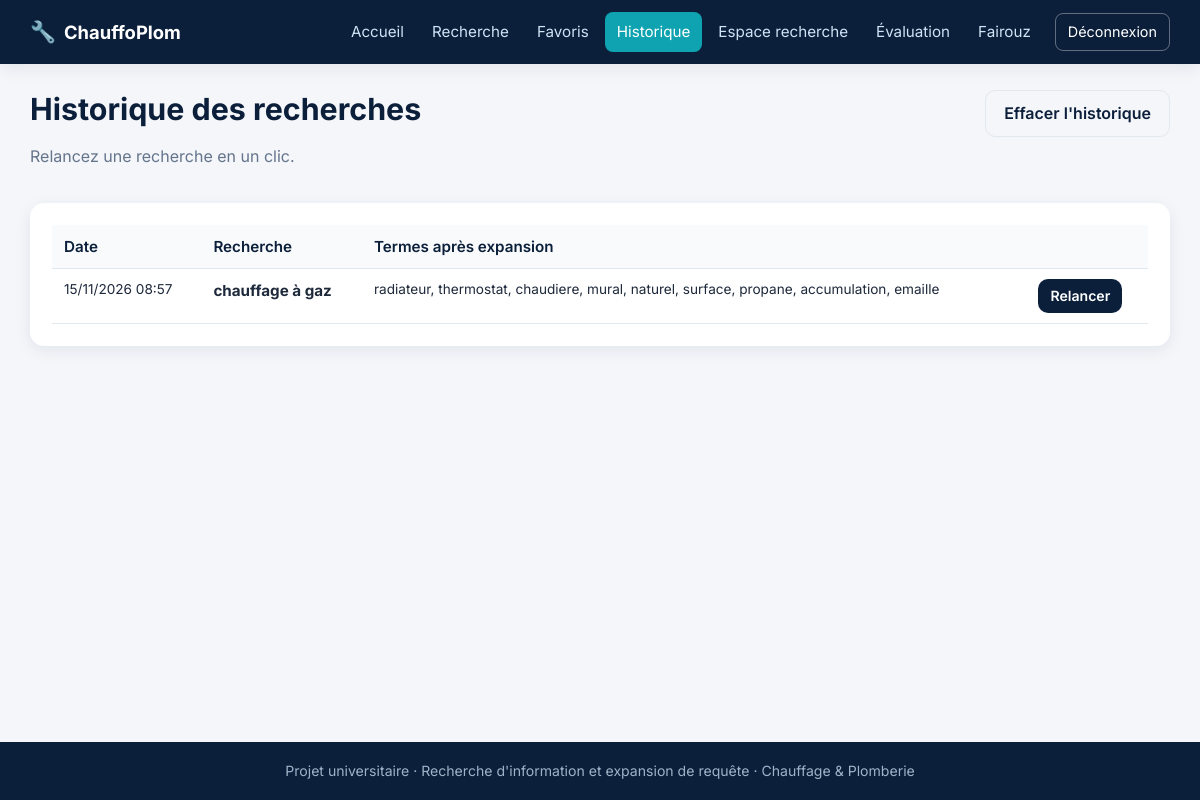
Page /history (signed in) on the earlier database version.
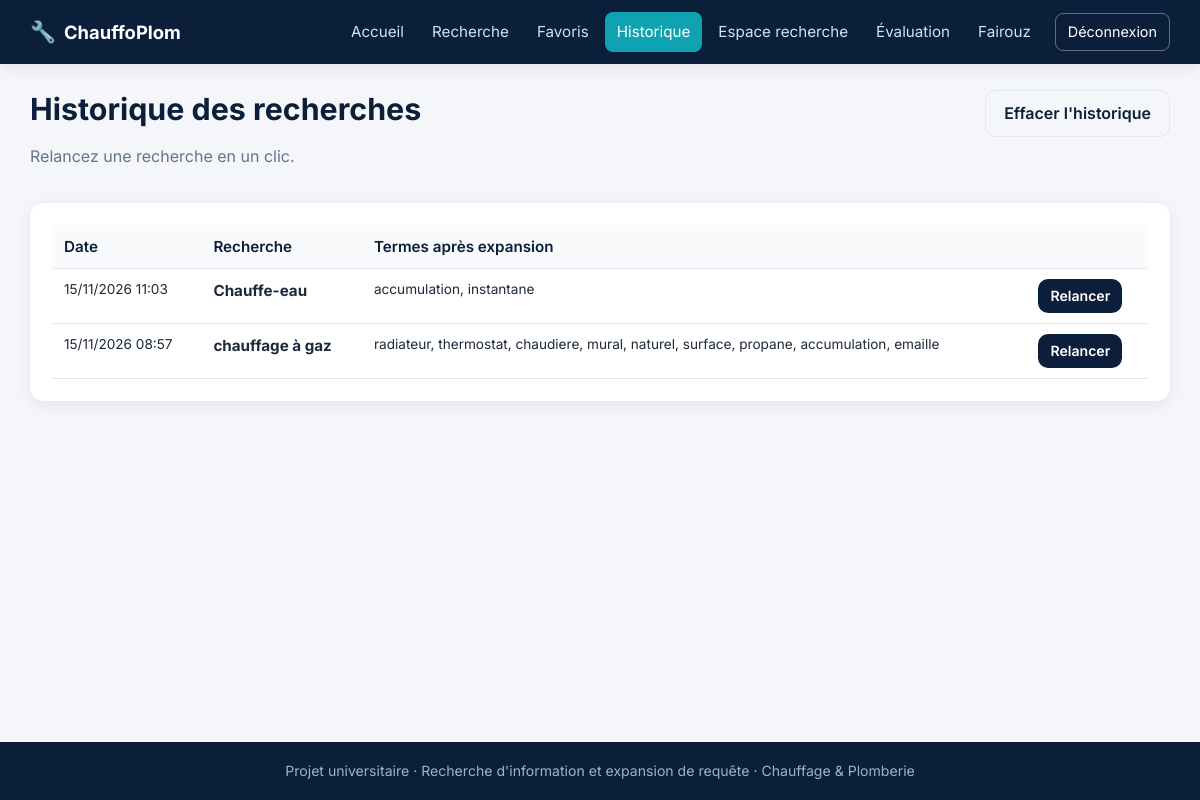
Same page on the later database version.
### database/models.py (models this page shows, shortened)
class User(db.Model):
    __tablename__ = "users"
    id = db.Column(db.Integer, primary_key=True)
    username = db.Column(db.String(80), unique=True, nullable=False)
    email = db.Column(db.String(120), unique=True, nullable=False)
    password_hash = db.Column(db.String(255), nullable=False)
    onboarding_completed = db.Column(db.Boolean, default=False, nullable=False)
    budget_max = db.Column(db.Integer, nullable=True)   # optional budget preference (DZD)
    interest_rows = db.relationship("UserInterest", backref="user",
                                    cascade="all, delete-orphan")
    favorites = db.relationship("Favorite", backref="user", cascade="all, delete-orphan")
    searches = db.relationship("SearchHistory", backref="user", cascade="all, delete-orphan",
                               order_by="SearchHistory.id")

class SearchHistory(db.Model):
    __tablename__ = "search_history"
    id = db.Column(db.Integer, primary_key=True)
    user_id = db.Column(db.Integer, db.ForeignKey("users.id"), nullable=False)
    original_query = db.Column(db.String(300), nullable=False)
    expanded_query = db.Column(db.Text, nullable=False, default="")
    created_at = db.Column(db.DateTime, nullable=False, default=datetime.now)

### routes.py (the view)
@bp.route("/history")
@login_required
def history():
    rows = SearchHistory.query.filter_by(user_id=g.user.id).order_by(SearchHistory.id.desc()).all()
    return render_template("history.html", rows=rows)

### routes.py (called while the page is built)
def login_required(view):
    @wraps(view)
    def wrapper(*args, **kwargs):
        user = db.session.get(User, session["user_id"]) if "user_id" in session else None
        if user is None:
            session.clear()
            flash("Connectez-vous pour continuer.", "info")
            return redirect(url_for("main.login"))
        if not user.onboarding_completed and request.endpoint != "main.onboarding":
            return redirect(url_for("main.onboarding"))
        g.user = user
        return view(*args, **kwargs)
    return wrapper

@bp.app_context_processor
def inject_globals():
    user = getattr(g, "user", None)
    liked = {f.product_id for f in user.favorites} if user else set()
    return {"current_user": user, "liked_ids": liked}

### templates/history.html (shortened to what this page needs)
{% extends "base.html" %}
{% block content %}
<section class="page-head page-head-row">
  <div>
    <h1>Historique des recherches</h1>
    <p class="muted">Relancez une recherche en un clic.</p>
  </div>
  {% if rows %}
  <form method="post" action="{{ url_for('main.clear_history') }}">
    <button class="btn btn-ghost" type="submit">Effacer l'historique</button>
  </form>
  {% endif %}
</section>
{% if rows %}
<div class="card table-wrap">
  <table>
    <thead><tr><th>Date</th><th>Recherche</th><th>Termes après expansion</th><th></th></tr></thead>
    <tbody>
    {% for row in rows %}
      <tr>
        <td class="small">{{ row.created_at.strftime('%d/%m/%Y %H:%M') }}</td>
        <td><strong>{{ row.original_query }}</strong></td>
        <td class="small">{{ row.expanded_query }}</td>
        <td><a class="btn btn-small" href="{{ url_for('main.repeat_search', entry_id=row.id) }}">Relancer</a></td>
      </tr>
    {% endfor %}
    </tbody>
  </table>
</div>
{% else %}
  <div class="card empty">Aucune recherche pour le moment.</div>
{% endif %}
{% endblock %}

### templates/base.html (shortened to what this page needs)
<!doctype html>
<html lang="fr">
<head>
  <link rel="stylesheet" href="{{ url_for('static', filename='css/style.css') }}">
</head>
<body>
{% if current_user %}
<header class="topbar">
  <div class="container nav-wrap">
    <a class="brand" href="{{ url_for('main.home') }}"><span class="brand-icon">🔧</span> ChauffoPlom</a>
    <nav class="nav" id="main-nav">
      <a href="{{ url_for('main.home') }}" class="{{ 'active' if request.endpoint == 'main.home' }}">Accueil</a>
      <a href="{{ url_for('main.search') }}" class="{{ 'active' if request.endpoint == 'main.search' }}">Recherche</a>
      <a href="{{ url_for('main.favorites') }}" class="{{ 'active' if request.endpoint == 'main.favorites' }}">Favoris</a>
      <a href="{{ url_for('main.history') }}" class="{{ 'active' if request.endpoint == 'main.history' }}">Historique</a>
      <a href="{{ url_for('main.research') }}" class="{{ 'active' if request.endpoint == 'main.research' }}">Espace recherche</a>
      <a href="{{ url_for('main.evaluation') }}" class="{{ 'active' if request.endpoint == 'main.evaluation' }}">Évaluation</a>
      <a href="{{ url_for('main.profile') }}" class="{{ 'active' if request.endpoint == 'main.profile' }}">{{ current_user.username }}</a>
      <form method="post" action="{{ url_for('main.logout') }}" class="logout-form">
        <button type="submit" class="btn-link">Déconnexion</button>
      </form>
    </nav>
  </div>
</header>
{% endif %}
<main class="container">
  {% block content %}{% endblock %}
</main>
<footer class="footer">
  <div class="container">Projet universitaire · Recherche d'information et expansion de requête · Chauffage & Plomberie</div>
</footer>
</body>
</html>

### static/css/style.css (style rules this page uses)
:root { --navy: #0b1f3a; --navy-2: #163a63; --teal: #0fa3b1; --teal-dark: #0b7f8a; --bg: #f4f6fa; --card: #ffffff; --text: #1e293b; --muted: #64748b; --border: #e2e8f0; --warn: #b45309; --warn-bg: #fef3c7; --ok-bg: #dcfce7; --radius: 14px; --shadow: 0 4px 16px rgba(11, 31, 58, 0.08); }
* { box-sizing: border-box; }
html, body { margin: 0; padding: 0; }
body { font-family: "Inter", system-ui, -apple-system, "Segoe UI", Roboto, Arial, sans-serif; background: var(--bg); color: var(--text); line-height: 1.55; min-height: 100vh; display: flex; flex-direction: column; }
main { flex: 1; padding-bottom: 40px; }
a { color: var(--teal-dark); text-decoration: none; }
h1, h2, h3 { color: var(--navy); line-height: 1.25; margin: 0 0 .5rem; }
h1 { font-size: 1.9rem; }
.container { width: 100%; max-width: 1180px; margin: 0 auto; padding: 0 20px; }
.muted { color: var(--muted); }
.small { font-size: .85rem; }
.topbar { background: var(--navy); color: #fff; position: sticky; top: 0; z-index: 20; box-shadow: var(--shadow); }
.nav-wrap { display: flex; align-items: center; justify-content: space-between; height: 64px; }
.brand { color: #fff; font-weight: 700; font-size: 1.15rem; display: flex; align-items: center; gap: 8px; }
.brand-icon { font-size: 1.3rem; }
.nav { display: flex; align-items: center; gap: 4px; flex-wrap: wrap; }
.nav a { color: #cfe3f5; padding: 8px 12px; border-radius: 8px; font-size: .95rem; }
.nav a.active { background: var(--teal); color: #fff; }
.logout-form { margin: 0 0 0 8px; }
.btn-link { background: none; border: 1px solid rgba(255,255,255,.35); color: #fff; padding: 7px 12px; border-radius: 8px; cursor: pointer; font: inherit; font-size: .9rem; }
.card { background: var(--card); border-radius: var(--radius); box-shadow: var(--shadow); padding: 22px; margin: 18px 0; }
.page-head { margin: 26px 0 18px; }
.page-head-row { display: flex; justify-content: space-between; align-items: flex-start; gap: 16px; flex-wrap: wrap; }
.table-wrap { overflow-x: auto; }
table { width: 100%; border-collapse: collapse; font-size: .95rem; }
th, td { text-align: left; padding: 10px 12px; border-bottom: 1px solid var(--border); vertical-align: top; }
th { color: var(--navy); background: #f8fafc; font-weight: 600; }
.btn { display: inline-block; border: 0; border-radius: 10px; padding: 10px 18px; font: inherit; font-weight: 600; cursor: pointer; transition: all .15s ease; background: #e2e8f0; color: var(--navy); }
.btn-ghost { background: transparent; border: 1px solid var(--border); }
.btn-small { padding: 6px 12px; font-size: .88rem; background: var(--navy); color: #fff; }
.footer { background: var(--navy); color: #9fb3c8; padding: 18px 0; font-size: .88rem; text-align: center; }

Differences in the rows shown:
added SearchHistory: created_at "15/11/2026 11:03", original_query "Chauffe-eau", expanded_query "accumulation, instantane"
